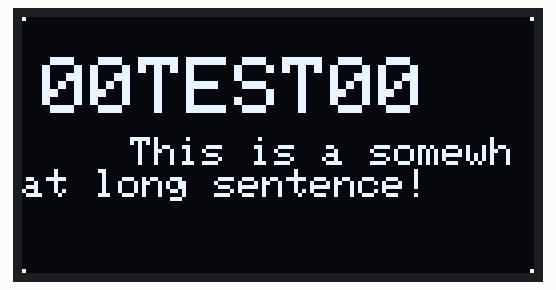
Recording of a sketch running on a simulated Arduino Uno, built with avr-gcc and run on an emulated ATmega328P. Parts: 128×64 one-colour display.

Above: at 0.1 s.
At 1.4 s:
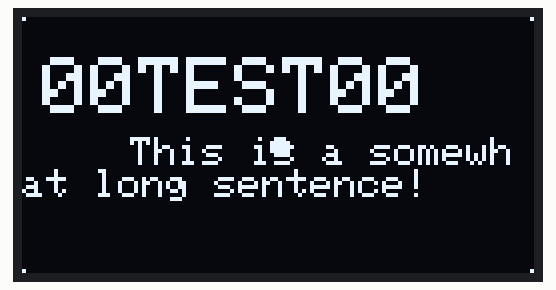
At 2.11 s:
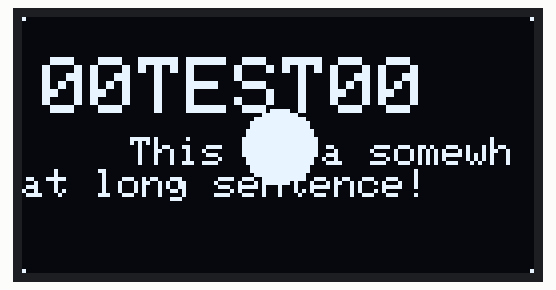
At 3.1 s:
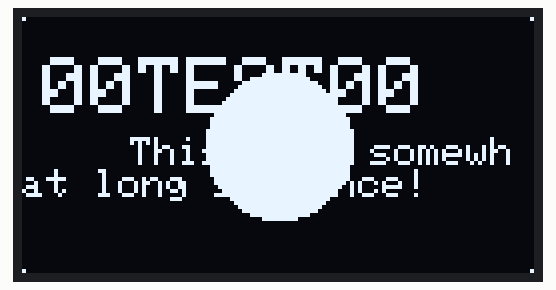
At 4.2 s:
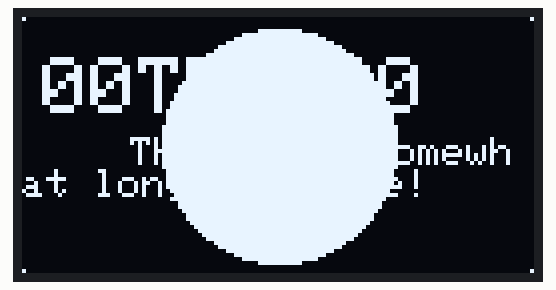
At 6.3 s:
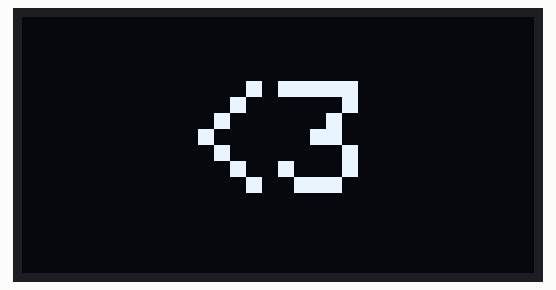

The sketch:

sketch_dec14a.ino
```cpp
#include <SPI.h>
#include <Wire.h>
#include <Adafruit_SSD1306.h>
#include <Adafruit_GFX.h>

// OLED display TWI address
#define OLED_ADDR   0x3C

Adafruit_SSD1306 display(-1);

#if (SSD1306_LCDHEIGHT != 64)
#error("Height incorrect, please fix Adafruit_SSD1306.h!");
#endif

void setup() {
  // initialize and clear display
  display.begin(SSD1306_SWITCHCAPVCC, OLED_ADDR);
  display.clearDisplay();
  display.display();

  // display a pixel in each corner of the screen
  display.drawPixel(0, 0, WHITE);
  display.drawPixel(127, 0, WHITE);
  display.drawPixel(0, 63, WHITE);
  display.drawPixel(127, 63, WHITE);

  // display a line of text
  display.setTextSize(1);
  display.setTextColor(WHITE);
  display.setCursor(27,30);
  display.print("This is a somewhat long sentence!");

  display.setCursor(5, 10);
  display.setTextSize(2);
  display.print("00TEST00");

  // update display with all of the above graphics
  display.display();

  // let the first bit of stuff show for a second
  delay(1000);
  // draw a white circle, 10 pixel radius
  for(int i=0; i<30; i++){
    display.fillCircle(display.width()/2, display.height()/2, i, WHITE);
    delay(75);
    display.display();
  }
  delay(1000);

  display.clearDisplay();
  display.display(); //clearDisplay() just clears "our version", still need to push that update out
  delay(1000);

  display.setCursor(40, 16);
  display.setTextSize(4);
  display.print("<3");
  display.display();
}

void loop() {
  // put your main code here, to run repeatedly:
}
```

Measured:
- what the display in image 4 shows lasts 1.0 s, from 4.2 s to 5.2 s
